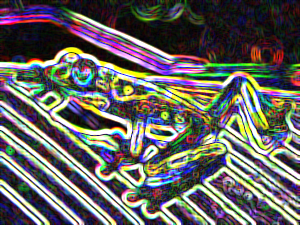
#> input picture image_processing_2/cascade_frog.png, 300 x 225 px
$ python -i lab.py   (imports and definitions only)
#> lines starting #> are read from the running program, lines starting #| are printed output that depends on the picture
"""
6.1010 Spring '23 Lab 2: Image Processing 2
"""

#!/usr/bin/env python3

# NO ADDITIONAL IMPORTS!
# (except in the last part of the lab; see the lab writeup for details)
import math
from PIL import Image

# Pasted from previous lab


# [77 lines left out: functions get_pixel, set_pixel, apply_per_pixel, not called in this run]


def inverted(image):
    return apply_per_pixel(image, lambda color: 255 - color)


def create_kernel(numbers, height, width):
    """
    Creates a kernel that can be used as an input value for correlate
    Arguments:
    numbers - a string of numbers seperated by spaces that will be
    to create the matrix
    height - an odd number which represents the height of the matrix
    width - an odd number which represents the width of the matrix

    returns:
    a list containing tuples formatted as (y,x,value)
    y - represents the value to add to the current row number to find
    the desired pixel
    x - represents the value to add to the current column number to find
    the desired pixel
    value - the multiplier to be used when the desired pixel is found

    example create_kernel("0 0 0 0 1 0 0 0 0", 3,3) would return
    [(-1, -1, 0.0), (-1, 0, 0.0), (-1, 1, 0.0), (0, -1, 0.0), (0, 0, 1.0),
    (0, 1, 0.0), (1, -1, 0.0), (1, 0, 0.0), (1, 1, 0.0)]
    """

    nums = numbers.split(" ")
    for i, value in enumerate(nums):
        nums[i] = float(nums[i])

    originrow = int(height / 2)
    origincol = int(width / 2)
    out = []

    for i, value in enumerate(nums):
        y = int(i / width) - originrow
        x = int(i % width) - origincol
        out.append((y, x, value))

    return out


# HELPER FUNCTIONS


def correlate(image, kernel, boundary_behavior):
    """
    Compute the result of correlating the given image with the given kernel.
    `boundary_behavior` will one of the strings "zero", "extend", or "wrap",
    and this function will treat out-of-bounds pixels as having the value zero,
    the value of the nearest edge, or the value wrapped around the other edge
    of the image, respectively.

    if boundary_behavior is not one of "zero", "extend", or "wrap", return
    None.

    Otherwise, the output of this function should have the same form as a 6.101
    image (a dictionary with "height", "width", and "pixels" keys), but its
    pixel values do not necessarily need to be in the range [0,255], nor do
    they need to be integers (they should not be clipped or rounded at all).

    This process should not mutate the input image; rather, it should create a
    separate structure to represent the output.

    DESCRIBE YOUR KERNEL REPRESENTATION HERE

    The correlate function expects the kernel input to be a list
    containing three things: the string containing all of the multipliers
    in index order, the same as how we index
    in images (each value seperated by a " ") ; the height of the matrix;
    the width of the matrix

    Reasoning for string input: by taking the input as a string, this makes it easy
    for the programmer to copy and paste a matrix without having to enter the commas of
    a list by hand, all they have to do is get rid of the new lines

    example ["0 0 0 0 1 0 0 0 0", 3, 3] denotes the following matrix
    0 0 0
    0 1 0
    0 0 0

    correlate then calls another function, create_kernel, with the following inputs:
    create_kernel(kernel[0],kernel[1],kernel[2])

    The docstring for create_kernel can be consulted for the
    representation of the values.
    """
    matrix = create_kernel(kernel[0], kernel[1], kernel[2])
    result = {
        "height": image["height"],
        "width": image["width"],
        "pixels": image["pixels"][:],
    }

    for col in range(image["width"]):
        for row in range(image["height"]):
            color = 0.0
            for i in matrix:
                temprow = row + i[0]
                tempcol = col + i[1]
                temp = get_pixel(image, temprow, tempcol, boundary_behavior)
                temp = temp * i[2]
                color += temp
            set_pixel(result, row, col, color)
    round_and_clip_image(result)
    return result


# [67 lines left out: functions round_and_clip_image, blurred, sharpened, not called in this run]


def edges(image):
    """
    Uses edge formula to amplify pixels that have drastic
    color changes
    """
    temp1 = correlate(image, ["-1 -2 -1 0 0 0 1 2 1", 3, 3], "extend")
    temp2 = correlate(image, ["-1 0 1 -2 0 2 -1 0 1", 3, 3], "extend")
    result = {"height": image["height"], "width": image["width"], "pixels": []}

    for i in range(len(temp1["pixels"])):
        result["pixels"].append(
            round(math.sqrt(temp2["pixels"][i] ** 2 + temp1["pixels"][i] ** 2))
        )

    round_and_clip_image(result)
    return result


# VARIOUS FILTERS

# [318 lines left out: functions color_image_splitter, grey_to_color, color_filter_from_greyscale_filter, make_blur_filter, make_sharpen_filter, filter_cascade and 11 more, not called in this run]


# [2 lines not run here, left out]

>>> import cv2
>>> picture = cv2.imread('cascade_frog.png', cv2.IMREAD_GRAYSCALE)
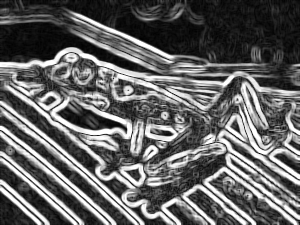
#> picture: shape (225, 300); min 1, max 255, mean 100
>>> result = edges(picture)
#> (the run stopped early here; a loop or call above may not have finished)

$ run again, on image_processing_2/inverted_color_cat.png
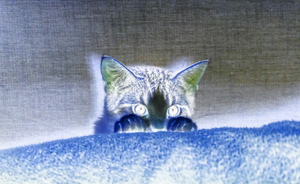
#> input picture image_processing_2/inverted_color_cat.png, 300 x 184 px
#> `picture = cv2.imread('cascade_frog.png', cv2.IMREAD_GRAYSCALE)`:
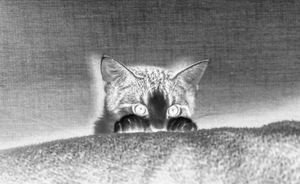
#> picture: shape (184, 300); min 9, max 255, mean 142.2
